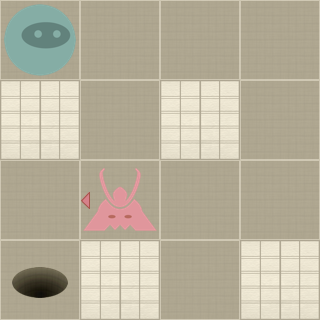

Tiled map render using the project's own tile images. Description and the map definition, with tile-layer contents summarised, below:
An orthogonal 4x4 tile map with 80x80 px tiles, 2 tile layers (Level, Actors).

<map version="1.0" orientation="orthogonal" width="4" height="4" tilewidth="80" tileheight="80">
 <properties>
  <property name="moves" value="5" />
 </properties>
 <tileset firstgid="1" name="tiles" tilewidth="80" tileheight="80" spacing="2" margin="2">
  <image source="tiles-hd.png" width="512" height="512" />
  <tile id="0">
   <properties>
    <property name="actor" value="exit" />
   </properties>
  </tile>
  <tile id="2">
   <properties>
    <property name="actor" value="guard" />
    <property name="direction" value="down" />
   </properties>
  </tile>
  <tile id="3">
   <properties>
    <property name="actor" value="guard" />
    <property name="direction" value="left" />
   </properties>
  </tile>
  <tile id="4">
   <properties>
    <property name="actor" value="guard" />
    <property name="direction" value="right" />
   </properties>
  </tile>
  <tile id="5">
   <properties>
    <property name="actor" value="guard" />
    <property name="direction" value="up" />
   </properties>
  </tile>
  <tile id="7">
   <properties>
    <property name="actor" value="player" />
   </properties>
  </tile>
  <tile id="8">
   <properties>
    <property name="actor" value="scroll" />
   </properties>
  </tile>
  <tile id="9">
   <properties>
    <property name="wall" value="1" />
   </properties>
  </tile>
 </tileset>
 <layer name="Level" width="4" height="4">
  <data>[16 cells, 16 non-empty, 2 distinct tile ids]</data>
 </layer>
 <layer name="Actors" width="4" height="4">
  <data>[16 cells, 3 non-empty, 3 distinct tile ids]</data>
 </layer>
</map>
